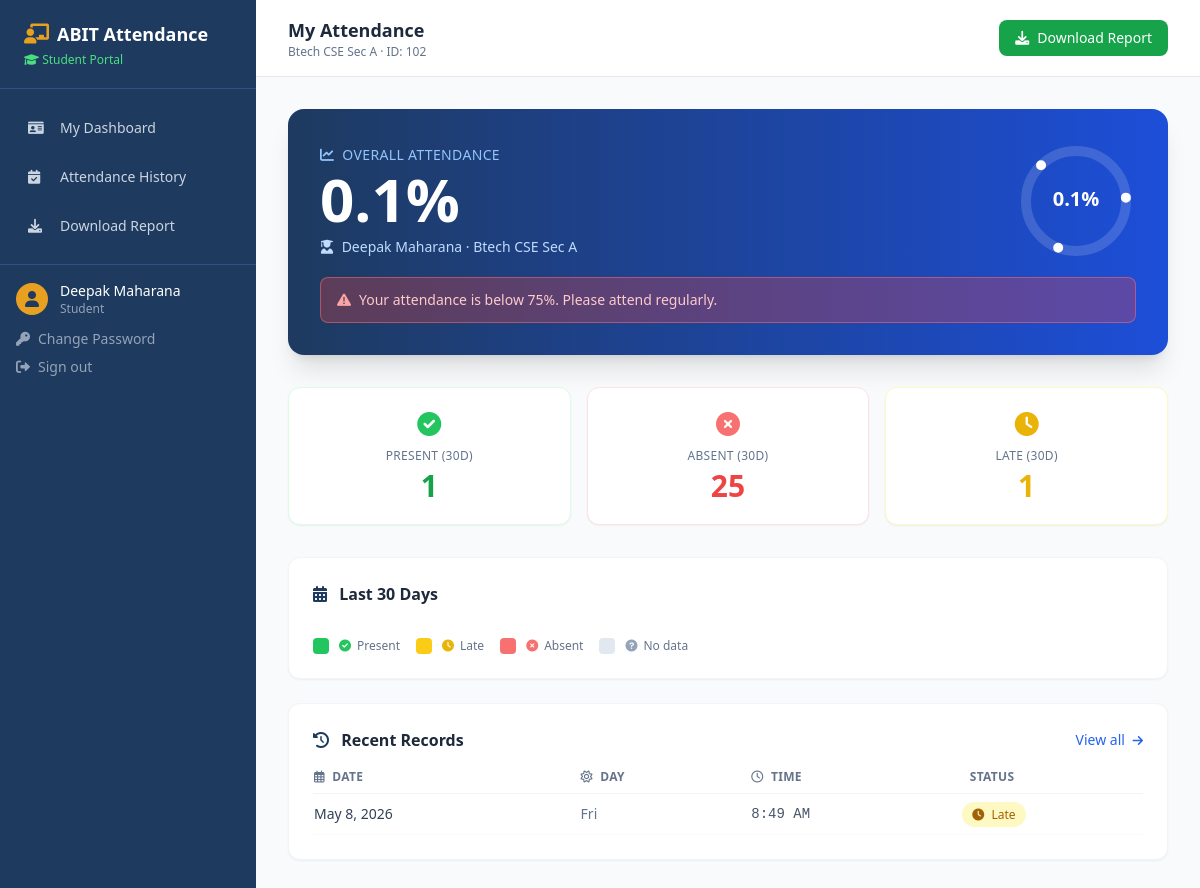
The page /student/dashboard/ (signed in) on the database as committed earlier.
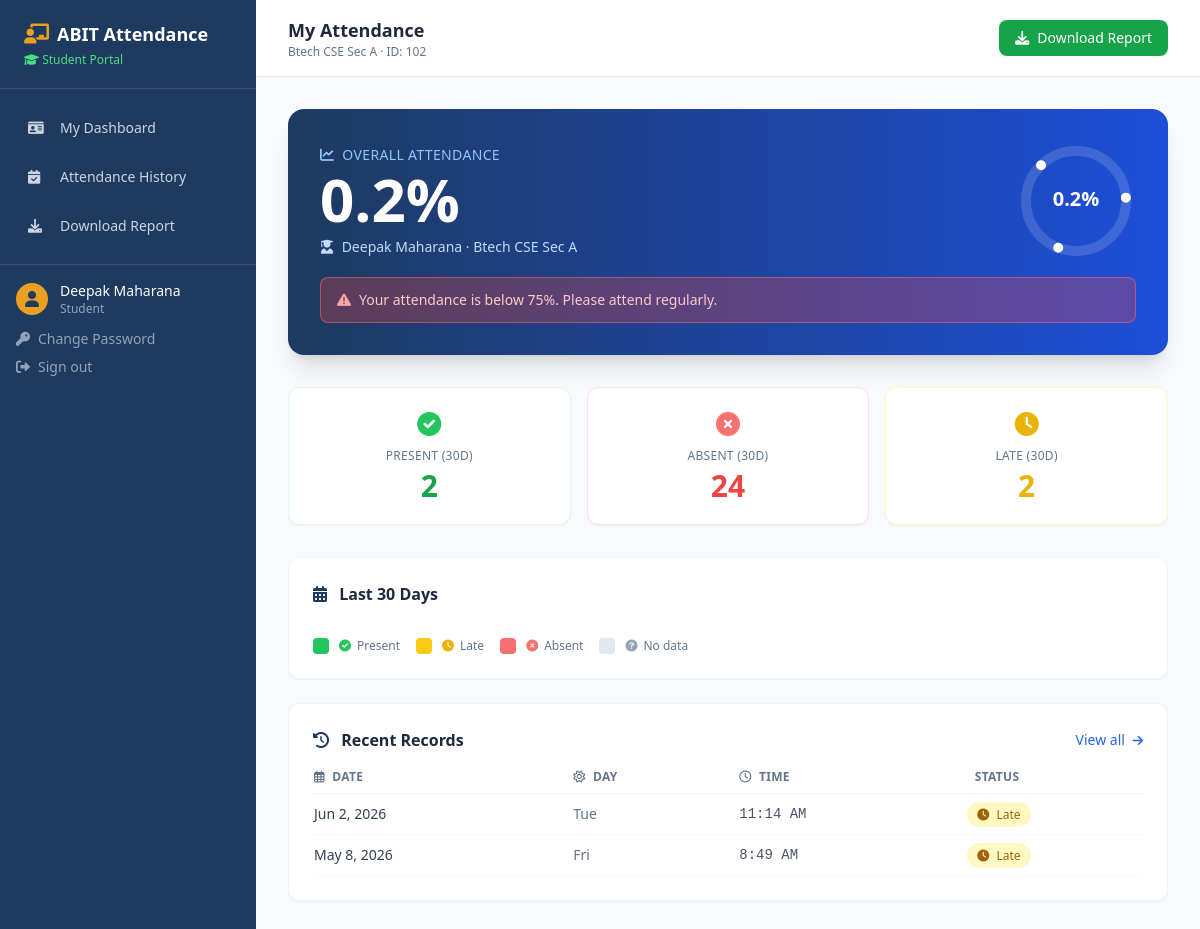
The same page on the database as committed later.
### core/models.py (models this page shows, shortened)
class Student(models.Model):
    student_id = models.CharField(max_length=20, unique=True, db_index=True)
    name = models.CharField(max_length=100)
    course = models.CharField(max_length=50,  blank=True, default='')
    branch = models.CharField(max_length=50,  blank=True, default='')
    section = models.CharField(max_length=20,  blank=True, default='')
    student_class = models.CharField(max_length=100)
    email = models.EmailField(blank=True, null=True)
    face_enrolled = models.BooleanField(default=False)
    qr_generated  = models.BooleanField(default=False)
    admission_year = models.PositiveIntegerField(
        null=True, blank=True,
        help_text="e.g. 2022 for the 2022-26 batch"
    )
    roll_number = models.CharField(
        max_length=30, blank=True, default='', db_index=True,
        help_text="Structured roll/regd no — e.g. 22BTCSEA001. Auto-parsed to fill admission_year.",
    )
    session = models.ForeignKey(
        AcademicSession,
        on_delete=models.SET_NULL,
        null=True, blank=True,
        related_name='students',
        help_text="Academic session this student is enrolled in",
    )
    created_at = models.DateTimeField(auto_now_add=True)
    updated_at = models.DateTimeField(auto_now=True)
    class Meta:
        ordering = ['course', 'branch', 'section', 'name']
        verbose_name = 'Student'
        verbose_name_plural = 'Students'
    @property
    def batch(self):
        return get_batch_string(self.admission_year, self.course)
    @property
    def attendance_percentage(self):
        total_present = Attendance.objects.filter(student=self).count()
        session = self.session
        if not session:
            session = AcademicSession.objects.filter(
                course__iexact=self.course, is_active=True
            ).first()
        if session:
            working_days = session.get_working_days(up_to_date=date.today())
        else:
            working_days = Attendance.objects.values('date').distinct().count()
        if working_days == 0:
            return 0.0
        return round((total_present / working_days) * 100, 1)

class AcademicSession(models.Model):
    course = models.CharField(max_length=50, help_text="e.g. Btech, BCA, BCS")
    name = models.CharField(max_length=100, help_text="e.g. 2024-25")
    start_date = models.DateField()
    end_date   = models.DateField()
    is_active  = models.BooleanField(
        default=False,
        help_text="Only one session per course should be active at a time"
    )
    created_at = models.DateTimeField(auto_now_add=True)
    class Meta:
        ordering = ['-start_date']
        verbose_name = 'Academic Session'
        verbose_name_plural = 'Academic Sessions'
        unique_together = ('course', 'name')
    def get_holiday_dates(self):
        return set(
            Holiday.objects.filter(
                Q(session=self) | Q(session__isnull=True),
                date__range=(self.start_date, self.end_date)
            ).values_list('date', flat=True)
        )
    def get_working_days(self, up_to_date=None):
        end = min(up_to_date or date.today(), self.end_date)
        start   = self.start_date
        if end < start:
            return 0
        holiday_dates = self.get_holiday_dates()
        count   = 0
        current = start
        while current <= end:
            if current.weekday() != 6 and current not in holiday_dates:
                count += 1
            current += timedelta(days=1)
        return count

class Attendance(models.Model):
    student   = models.ForeignKey(
        Student, on_delete=models.CASCADE, related_name='attendance_records'
    )
    date = models.DateField(db_index=True)
    time = models.TimeField()
    is_late = models.BooleanField(default=False)
    is_manual = models.BooleanField(default=False)
    marked_at = models.DateTimeField(auto_now_add=True)
    class Meta:
        unique_together = ('student', 'date')
        ordering = ['-date', 'time']
        verbose_name = 'Attendance Record'
        verbose_name_plural = 'Attendance Records'

### core/views.py (the view)
# urls.py: path('student/dashboard/', views.StudentDashboardView.as_view(), name='student_dashboard'),
@method_decorator(login_required, name='dispatch')
class StudentDashboardView(StudentRequiredMixin, View):
    def get(self, request):
        profile = get_object_or_404(StudentProfile, user=request.user)
        student = profile.student
        trend   = get_student_trend(student.student_id, days=30)
        recent  = Attendance.objects.filter(student=student).order_by('-date')[:5]
        return render(request, 'dashboard/student_dashboard.html', {
            'student': student,
            'trend': trend,
            'recent': recent,
            'statuses_json': json.dumps(trend.get('statuses', [])),
            'labels_json':   json.dumps(trend.get('labels', [])),
        })

### core/analytics.py (called while the page is built)
def get_all_holiday_dates(session=None):
    if session:
        qs = Holiday.objects.filter(
            Q(session=session) | Q(session__isnull=True)
        )
    else:
        qs = Holiday.objects.all()
    return set(qs.values_list('date', flat=True))

def classify_date(check_date, session=None, holiday_dates=None, present_dates=None, late_dates=None):
    if session:
        if check_date < session.start_date or check_date > session.end_date:
            return 'out_of_session'
    if check_date.weekday() == 6:
        return 'sunday'
    if holiday_dates is None:
        holiday_dates = get_all_holiday_dates(session)
    if check_date in holiday_dates:
        return 'holiday'
    if late_dates and check_date in late_dates:
        return 'late'
    if present_dates and check_date in present_dates:
        return 'present'
    return 'absent'

### core/roles.py (called while the page is built)
def is_student(user):
    return user.groups.filter(name='Student').exists()

### core/views.py (called while the page is built)
    def test_func(self):
        return is_student(self.request.user)

### core/templates/dashboard/Student_dashboard.html (shortened to what the changed rows need)
{% extends "dashboard/base.html" %}
{% block page_title %}My Attendance{% endblock %}
{% block page_subtitle %}{{ student.student_class }} · ID: {{ student.student_id }}{% endblock %}
{% block content %}
<div class="bg-gradient-to-r from-primary to-blue-700 rounded-2xl p-8 mb-8 text-white shadow-xl">
  <div class="flex items-center justify-between">
    <div>
      <p class="text-blue-300 text-sm font-medium uppercase tracking-wide">
        <i class="fas fa-chart-line mr-1"></i> Overall Attendance
      </p>
      <p class="text-6xl font-bold mt-1">{{ student.attendance_percentage }}%</p>
      <p class="text-blue-200 text-sm mt-2">
        <i class="fas fa-user-graduate mr-1"></i> {{ student.name }} · {{ student.student_class }}
      </p>
    </div>
    <div class="text-right">
      <svg width="120" height="120" viewBox="0 0 120 120">
        <circle cx="60" cy="60" r="50" fill="none" stroke="rgba(255,255,255,0.15)" stroke-width="10"></circle>
        <circle cx="60" cy="60" r="50" fill="none" stroke="white" stroke-width="10"
                stroke-dasharray="{{ student.attendance_percentage|floatformat:0 }} 100"
                stroke-dashoffset="25"
                stroke-linecap="round"
                transform="rotate(-90 60 60)"
                style="transition: stroke-dasharray .6s ease;"></circle>
        <text x="60" y="65" text-anchor="middle" fill="white" font-size="20" font-weight="bold">
          {{ student.attendance_percentage }}%
        </text>
      </svg>
    </div>
  </div>
</div>
<div class="grid grid-cols-3 gap-4 mb-8">
  <div class="bg-white rounded-xl border border-green-100 shadow-sm p-5 text-center">
    <i class="fas fa-check-circle text-green-500 text-2xl mb-2 block"></i>
    <p class="text-xs text-slate-500 uppercase tracking-wide font-medium mb-1">Present (30d)</p>
    <p class="text-3xl font-bold text-green-600">{{ trend.present_count }}</p>
  </div>
  <div class="bg-white rounded-xl border border-red-100 shadow-sm p-5 text-center">
    <i class="fas fa-times-circle text-red-400 text-2xl mb-2 block"></i>
    <p class="text-xs text-slate-500 uppercase tracking-wide font-medium mb-1">Absent (30d)</p>
    <p class="text-3xl font-bold text-red-500">{{ trend.absent_count }}</p>
  </div>
  <div class="bg-white rounded-xl border border-yellow-100 shadow-sm p-5 text-center">
    <i class="fas fa-clock text-yellow-500 text-2xl mb-2 block"></i>
    <p class="text-xs text-slate-500 uppercase tracking-wide font-medium mb-1">Late (30d)</p>
    <p class="text-3xl font-bold text-yellow-500">{{ trend.late_count }}</p>
  </div>
</div>
<div class="bg-white rounded-xl border border-slate-100 shadow-sm p-6">
  <table class="w-full text-sm">
    <thead class="text-slate-500 text-xs uppercase tracking-wide border-b border-slate-100">
      <tr>
        <th class="text-left pb-2 pr-4"><i class="far fa-calendar-alt mr-1"></i> Date</th>
        <th class="text-left pb-2 pr-4"><i class="far fa-sun mr-1"></i> Day</th>
        <th class="text-left pb-2 pr-4"><i class="far fa-clock mr-1"></i> Time</th>
        <th class="text-left pb-2"> Status</th>
      </tr>
    </thead>
    <tbody>
      {% for record in recent %}
      <tr class="border-b border-slate-50 hover:bg-slate-50 transition-colors">
        <td class="py-2.5 pr-4 font-medium text-slate-700">{{ record.date|date:"M j, Y" }}</td>
        <td class="py-2.5 pr-4 text-slate-500">{{ record.date|date:"D" }}</td>
        <td class="py-2.5 pr-4 font-mono text-slate-600">{{ record.time|time:"g:i A" }}</td>
        <td class="py-2.5">
          {% if record.is_late %}
            <span class="bg-yellow-100 text-yellow-700 text-xs font-medium px-2.5 py-1 rounded-full">
              <i class="fas fa-clock mr-1 text-xs"></i> Late
            </span>
          {% else %}
            <span class="bg-green-100 text-green-700 text-xs font-medium px-2.5 py-1 rounded-full">
              <i class="fas fa-check-circle mr-1 text-xs"></i> On Time
            </span>
          {% endif %}
        </td>
      </tr>
      {% empty %}
      <tr>
        <td colspan="4" class="py-8 text-center text-slate-400">
          <i class="fas fa-info-circle mr-1"></i> No attendance records yet.
        </td>
      </tr>
      {% endfor %}
    </tbody>
  </table>
</div>
{% endblock %}

Rows that differ between the two databases and show on the page:
computed for Student "Deepak Maharana": attendance_percentage "0.1" → "0.2"
added Attendance: date "Jun 2, 2026", date "Tue", time "11:14 AM", is_late True (drawn)
Other text that changed with them:
{{ trend.present_count }}: "1" → "2"
{{ trend.absent_count }}: "25" → "24"
{{ trend.late_count }}: "1" → "2"
